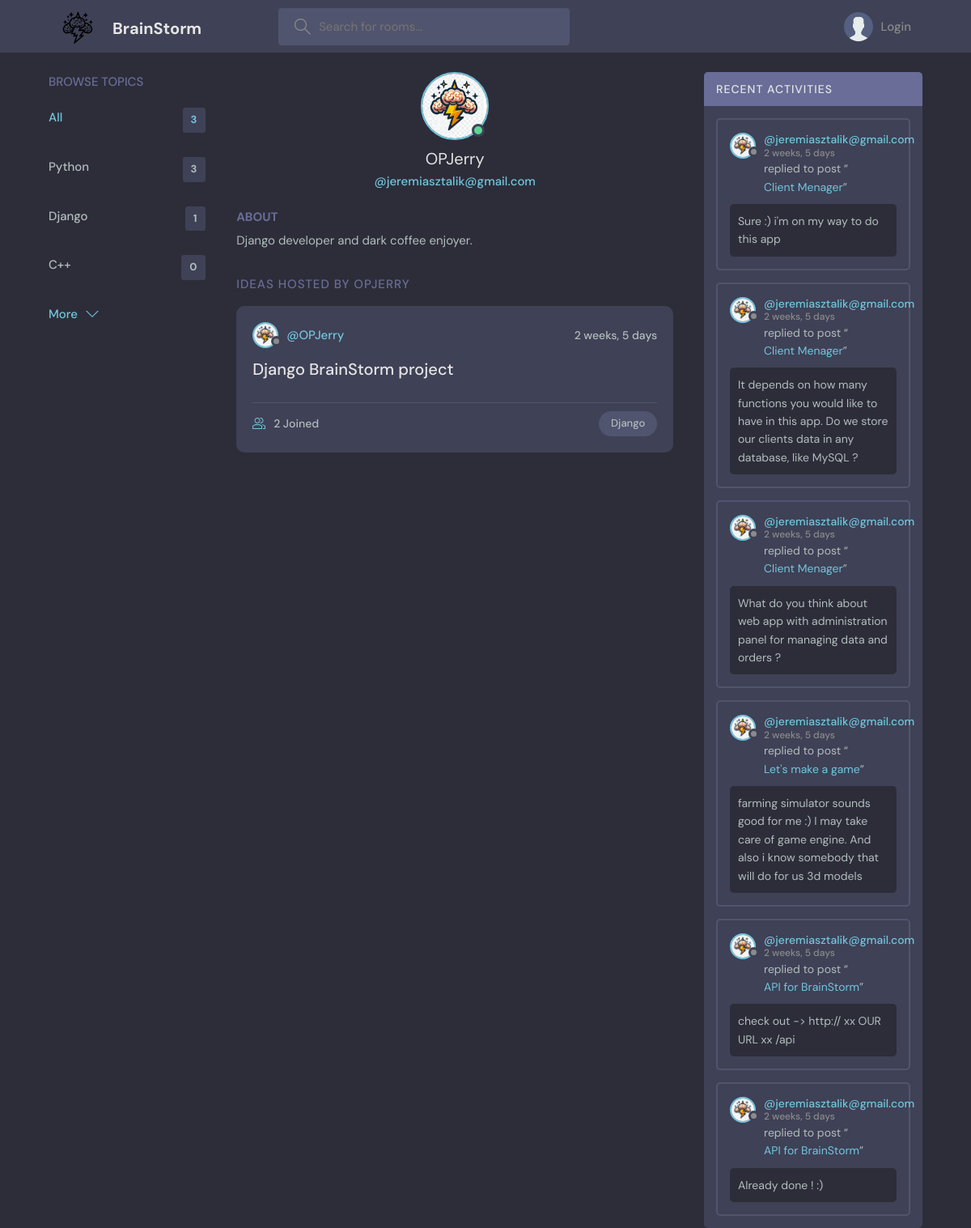
Page /profile/1/ on the committed database.
### base/models.py (models this page shows, shortened)
class Topic(models.Model):
    name = models.CharField(max_length=200)

class User(AbstractUser):
    name = models.CharField(max_length=200, null=True)
    email = models.EmailField(null=True, unique=True)
    bio = models.TextField(null=True, blank=True)
    avatar = models.ImageField(null=True, default="avatar.svg")
    USERNAME_FIELD = 'email'
    REQUIRED_FIELDS = []

class Room(models.Model):
    host = models.ForeignKey(User, on_delete=models.SET_NULL, null=True)
    topic = models.ForeignKey(Topic, on_delete=models.SET_NULL, null=True)
    name = models.CharField(max_length=200)
    description =  models.TextField(null=True, blank=True)
    participants = models.ManyToManyField(User, related_name='participants', blank=True)
    updated = models.DateTimeField(auto_now=True)
    created = models.DateTimeField(auto_now_add=True)
    class Meta:
        ordering = ['-updated', '-created']
    def __str__(self):
        return str(self.name)

class Message(models.Model):
    user = models.ForeignKey(User, on_delete=models.CASCADE)
    room = models.ForeignKey(Room, on_delete=models.CASCADE)
    body = models.TextField()
    updated = models.DateTimeField(auto_now=True)
    created = models.DateTimeField(auto_now_add=True)
    class Meta:
        ordering = ['-updated', '-created']

### base/views.py (the view)
# urls.py: path('profile/<str:pk>/', views.userProfile, name='user-profile'),
def userProfile(request, pk):
    user = User.objects.get(id=pk)
    rooms = user.room_set.all()
    room_messages = user.message_set.all()
    topics = Topic.objects.all()
    context = {'user': user, 'rooms': rooms, 'room_messages': room_messages, 'topics': topics,}
    return render(request, 'base/profile.html', context)

### base/templates/base/profile.html (shortened to what this page needs)
{% extends 'main.html' %}
{% block content %}
  <main class="profile-page layout layout--3">
    <div class="container">
      {% include 'base/topics_component.html' %}
      <div class="roomList">
        <div class="profile">
          <div class="profile__avatar">
            <div class="avatar avatar--large active">
              <img src="{{user.avatar.url}}" />
            </div>
          </div>
          <div class="profile__info">
            <h3>{{user.username}}</h3>
            <p>@{{user.email}}</p>
          </div>
          <div class="profile__about">
            <h3>About</h3>
            <p>
              {{user.bio}}
            </p>
          </div>
        </div>
        <div class="roomList__header">
          <div>
            <h2>Ideas Hosted by {{user.username}}</a>
            </h2>
          </div>
        </div>
        {% include 'base/feed_component.html' %}
      </div>
      {% include 'base/activity_component.html' %}
    </div>
  </main>
{% endblock content %}

### templates/main.html (shortened to what this page needs)
<!DOCTYPE html>
{% load static %}
<html lang="en">
  <head>
    <link rel="stylesheet" href="{% static 'styles/style.css' %}" />
  </head>
  <body>
    {% include 'navbar.html' %}
    {% block content %}
    {% endblock %}
  </body>
</html>

### templates/navbar.html (shortened to what this page needs)
{% load static %}
<header class="header header--loggedIn">
    <div class="container">
      <a href="{% url 'home' %}" class="header__logo">
        <img src="{% static 'images/logom.svg' %}" width="32" height="32"/>
        <h1>BrainStorm</h1>
      </a>
      <form class="header__search" method="GET" action = "{% url 'home' %}">
        <label>
          <input name="q" placeholder="Search for rooms..." />
        </label>
      </form>
      <nav class="header__menu">
        {% if request.user.is_authenticated %}
        <div class="header__user">
          <a href="{% url 'user-profile' request.user.id %}">
            <div class="avatar avatar--medium active">
              <img src="{{request.user.avatar.url}}" />
            </div>
            <p>{{request.user.username}} <span>~{{request.user.email}}</span></p>
          </a>
          <button class="dropdown-button">
            <svg version="1.1" xmlns="http://www.w3.org/2000/svg" width="32" height="32" viewBox="0 0 32 32">
              <title>chevron-down</title>
              <path d="M16 21l-13-13h-3l16 16 16-16h-3l-13 13z"></path>
            </svg>
          </button>
        </div>
        {% else %}
        <a href="{% url 'login' %}">
          <img src="{% static 'images/avatar.svg' %}" />
          <p>Login</p>
        </a>
        {% endif %}
      </nav>
    </div>
  </header>

### base/templates/base/topics_component.html
<div class="topics">
    <div class="topics__header">
      <h2>Browse Topics</h2>
    </div>
    <ul class="topics__list">
      <li>
        <a href="{% url 'home' %}" class="active">All <span>{{topics.count}}</span></a>
      </li>
      {% for topic in topics %}
      <li>
        <a href="{% url 'home'%}?q={{topic.name}}"> {{topic.name}} <span>{{topic.room_set.all.count}}</span></a>
      </li>
      {% endfor %}
    </ul>
    <a class="btn btn--link" href="{% url 'topics' %}">
      More
      <svg version="1.1" xmlns="http://www.w3.org/2000/svg" width="32" height="32" viewBox="0 0 32 32">
        <title>chevron-down</title>
        <path d="M16 21l-13-13h-3l16 16 16-16h-3l-13 13z"></path>
      </svg>
    </a>
  </div>

### base/templates/base/feed_component.html (shortened to what this page needs)
{% for room in rooms %}
<div class="roomListRoom">
    <div class="roomListRoom__header">
      <a href="{% url 'user-profile' room.host.id %}" class="roomListRoom__author">
        <div class="avatar avatar--small">
          <img src="{{room.host.avatar.url}}" />
        </div>
        <span>@{{room.host.username}}</span>
      </a>
      <div class="roomListRoom__actions">
        <span>{{room.created|timesince}}</span>
      </div>
    </div>
    <div class="roomListRoom__content">
      <a href="{% url 'room' room.id %}">{{room.name}}</a>
    </div>
    <div class="roomListRoom__meta">
      <a href="{% url 'room' room.id %}" class="roomListRoom__joined">
        {{room.participants.all.count}} Joined
      </a>
      <p class="roomListRoom__topic">{{room.topic.name}}</p>
    </div>
  </div>
{% endfor %}

### base/templates/base/activity_component.html (shortened to what this page needs)
<div class="activities">
    <div class="activities__header">
      <h2>Recent Activities</h2>
    </div>
    {% for message in room_messages %}
    <div class="activities__box">
      <div class="activities__boxHeader roomListRoom__header">
        <a href="{% url 'user-profile' message.user.id %}" class="roomListRoom__author">
          <div class="avatar avatar--small">
            <img src="{{message.user.avatar.url}}" />
          </div>
          <p>
            @{{message.user}}
            <span>{{message.created|timesince}}</span>
          </p>
        </a>
      </div>
      <div class="activities__boxContent">
        <p>replied to post “<a href="{% url 'room' message.room.id %}">{{message.room}}</a>”</p>
        <div class="activities__boxRoomContent">
          {{message.body}}
        </div>
      </div>
    </div>
    {% endfor %}
  </div>

### templates/navbar.html (style rules this page uses)
.header__menu a { gap: 1rem; padding: 0.5rem; }
.header { padding: 1.0rem; background-color: var(--color-dark); height: 6.5rem; }
.header__logo img { height: 5rem; width: 5rem; }
.header__logo h1 { font-weight: 700; font-size: 2rem; color: var(--color-light); }

### rows in the picture
Topic: name "Python", room_set.all.count "3"
Topic: name "Django", room_set.all.count "1"
Topic: name "C++", room_set.all.count "0"
User: avatar (picture), username "OPJerry", email "jeremiasztalik@gmail.com", bio "Django developer and dark coffee enjoyer.", username "OPJERRY"
Room: host.avatar (picture), host.username "OPJerry", created "2 weeks, 5 days", name "Django BrainStorm project", participants.all.count "2", topic.name "Django"
Message: user.avatar (picture), user "jeremiasztalik@gmail.com", created "2 weeks, 5 days", room "Client Menager", body "Sure :) i'm on my way to do this app"
Message: user.avatar (picture), user "jeremiasztalik@gmail.com", created "2 weeks, 5 days", room "Client Menager", body "It depends on how many functions you would like to have in this app. Do we store our clients data in any database, like MySQL ?"
Message: user.avatar (picture), user "jeremiasztalik@gmail.com", created "2 weeks, 5 days", room "Client Menager", body "What do you think about web app with administration panel for managing data and orders ?"
Message: user.avatar (picture), user "jeremiasztalik@gmail.com", created "2 weeks, 5 days", room "Let's make a game", body "farming simulator sounds good for me :) I may take care of game engine. And also i know somebody that will do for us 3d models"
Message: user.avatar (picture), user "jeremiasztalik@gmail.com", created "2 weeks, 5 days", room "API for BrainStorm", body "check out -> http:// xx OUR URL xx /api"
Message: user.avatar (picture), user "jeremiasztalik@gmail.com", created "2 weeks, 5 days", room "API for BrainStorm", body "Already done ! :)"

### other values in the picture
{{ topics.count }} "3"
